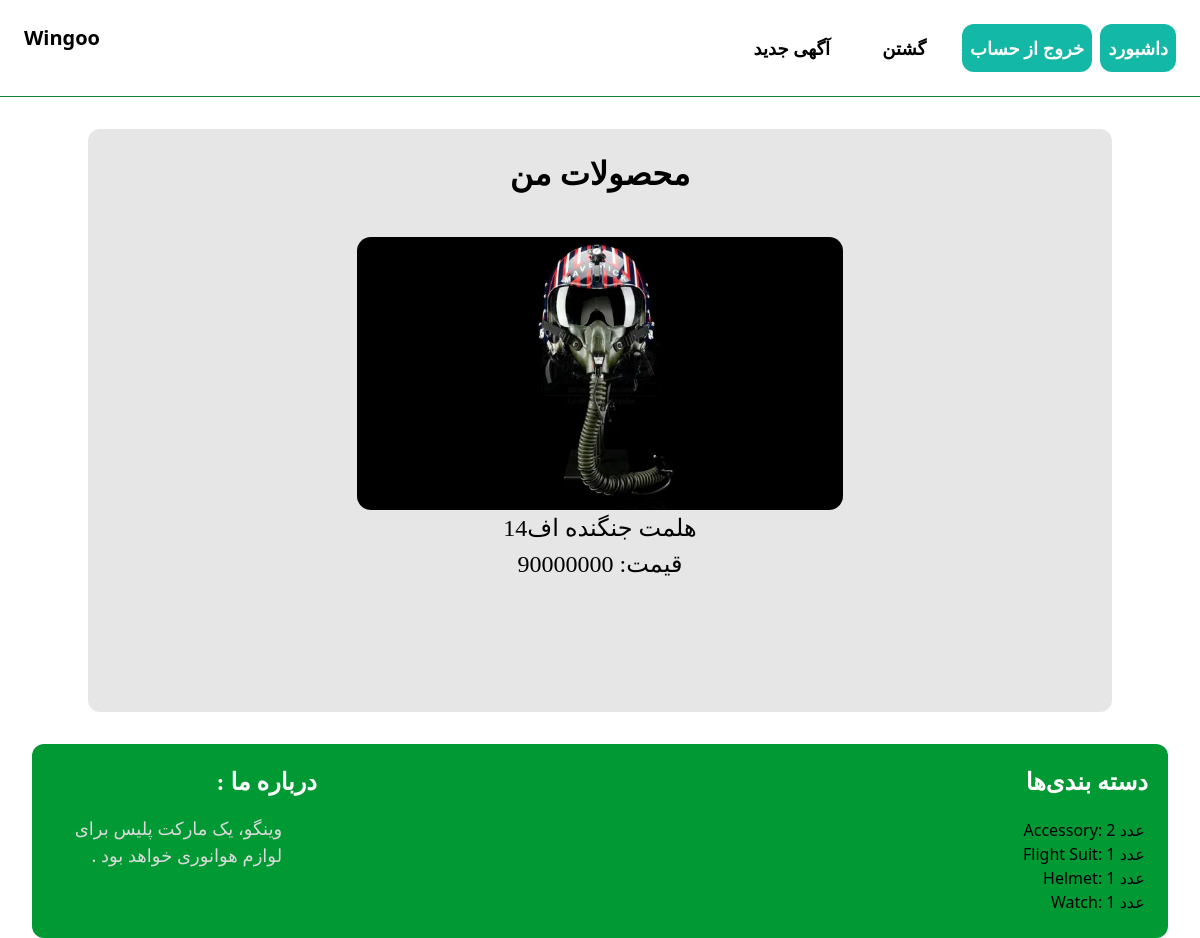
The page /dashbord (signed in) on the database its author committed.
### item/models.py (models this page shows, shortened)
class Item(models.Model):
    category = models.ForeignKey(Category, related_name='items', on_delete=models.CASCADE)
    name = models.CharField(max_length=255)
    description = models.TextField(blank=True, null=True)
    price = models.IntegerField(blank=False)
    item_profile = models.ImageField(upload_to='item_images', blank=False, null=False)
    is_sold = models.BooleanField(default=False)
    created_by = models.ForeignKey(User, related_name='items', on_delete=models.CASCADE)
    created_at = models.DateTimeField(auto_now_add=True)

class Category(models.Model):
    name = models.CharField(max_length=30)
    class Meta:
        ordering = ('name', )
        verbose_name_plural = 'categories'

### dashbord/views.py (the view)
# urls.py: path('', views.index, name='index'),
@login_required
def index(request):
    items = Item.objects.filter(created_by= request.user)
    return render(request, 'dashbord/index.html',{
        'items': items
    })

### Wingoo/context_processors.py (called while the page is built)
def categories_processor(request):
    categories = Category.objects.all()  # Fetch all categories
    return {'categories': categories}

### dashbord/templates/dashbord/index.html (shortened to what this page needs)
{% extends 'core/base.html' %}
{% block content %}
    <div class="container">
        <h2 class="title">محصولات من</h2>
        <div class="grid grid-cols-{{ items.count }} gap-{{ items.count }}">
            {% for item in items %}
                <div class="item">
                    <a href="{% url 'item:detail' item.id %}">
                        <img src="{{ item.item_profile.url }}" alt="{{ item.name }}">
                        <div class="item-details">
                            <h2>{{ item.name }}</h2>
                            <p>قیمت: {{ item.price }}</p>
                        </div>
                    </a>
                </div>
            {% endfor %}
        </div>
    </div>
{% endblock %}

### core/templates/core/base.html (shortened to what this page needs)
<!DOCTYPE html>
<html lang="en">
<head>
    <script src="https://cdn.tailwindcss.com"></script>
</head>
<body>
    <nav class="py-6 px-6 flex justify-between item-center border-b border-green-700">
        <a href="/" class="text-xl font-bold">Wingoo</a>
        <div class="space-x-6">
            {% if request.user.is_authenticated %}
            <a href="{% url 'dashbord:index' %}" class="px-2 p-3 text-lg font-bold bg-teal-500 text-white rounded-xl hover:bg-teal-700">داشبورد</a>
            <form action="{% url 'core:logout' %}" method="post" class="inline">
                <button type="submit" class="px-2 p-2.5 text-lg font-bold bg-teal-500 text-white rounded-xl hover:bg-teal-700">خروج‌ از‌ حساب</button>
            </form>
            {% endif %}
            <a href="{% url 'item:search' %}" class="text-lg font-bold p-3">گشتن</a>
            <a href="{% url 'item:new' %}" class="text-lg font-bold p-3 hover:text-green-500 ">آگهی جدید</a>
        </div>
    </nav>
    <div class="px-6 py-6">
        {% block content %}
        {% endblock %}
    </div>
    <footer class="footer">
        <section class="about-us">
            <h3 style="text-align: left; padding-left: 50%;" dir="rtl">درباره ما :</h3>
            <p  dir='rtl'>وینگو، یک مارکت‌ پلیس  برای لوازم هوانوری خواهد بود .</p>
        </section>
        <section class="categories">
            <h3>دسته بندی‌ها</h3>
            <ul>
                {% for category in categories %}
                    <li>{{ category.name }}: {{ category.items.count }} عدد</li>
                {% endfor %}
            </ul>
        </section>
    </footer>
</body>
</html>

### core/templates/core/base.html (style rules this page uses)
.footer { border-radius: 12px; width: auto; margin-left: 2rem; margin-right: 2rem; background-color: #009933; padding: 20px; display: flex; justify-content: space-between; }
.about-us, .categories { flex-basis: 30%; }
.footer h3 { text-align: right; margin-bottom: 15px; font-weight: 900; color: #ffff; font-size: x-large; font-family: Sri-TSCRegular; src: url('sri-tsc-webfont.eot'); src: url('sri-tsc-webfont.eot?#iefix') format('embedded-opentype'), url('sri-tsc-webfont.woff') format('woff'), url('sri-tsc-webfont.ttf') format('truetype'), url('sri-tsc-webfont.svg#Sri-TSCRegular') format('svg'); }
.footer p { text-align: right; width: 70%; font-size: 18px; line-height: 1.5; color: #dadada; }
.footer ul { text-align: right; list-style: none; padding: 1%; }

### dashbord/templates/dashbord/index.html (style rules this page uses)
.container, .container2 { margin-top: 0.5rem; margin-bottom: 0.5rem; width: 100%; margin-left: auto; margin-right: auto; background-color: #e6e6e6; border-radius: 12px; padding: 20px; }
.title { text-align: center; font-size: xx-large; font-weight: 600; font-style: 'yekan'; margin-bottom: 2.5rem; }
.item img { border-radius: 14px; height: 60%; margin-left: auto; margin-right: auto; }
.item-details { text-align: center; font-size: x-large; font-family: 'Yekan'; }

### rows shown on the page
Item: item_profile (picture), name "هلمت جنگنده اف14", price "90000000"
Category: name "Accessory", items.count "2"
Category: name "Flight Suit", items.count "1"
Category: name "Helmet", items.count "1"
Category: name "Watch", items.count "1"
